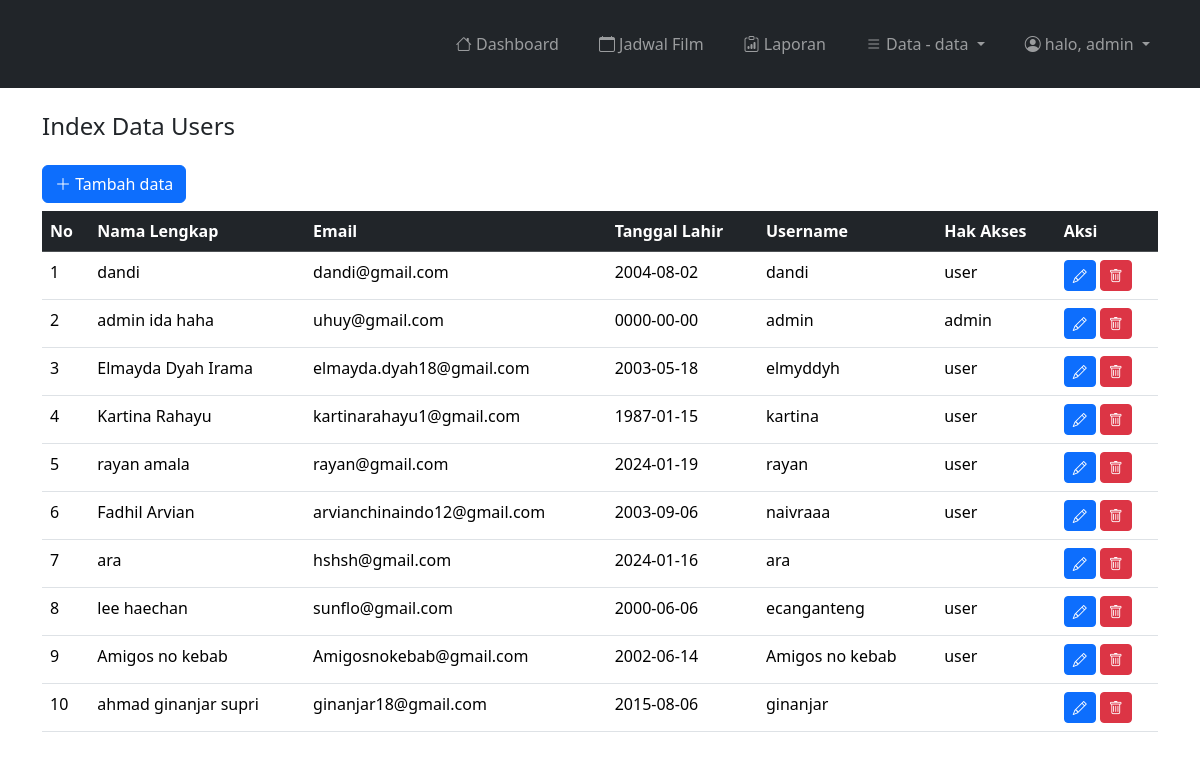
Page /admin/users_index.php (signed in) on the committed database.
### tables this page shows
CREATE TABLE `users` (
  `id_user` int(11) NOT NULL,
  `namaLengkap` varchar(50) NOT NULL,
  `email` varchar(100) NOT NULL,
  `provinsi` varchar(100) NOT NULL,
  `kota` varchar(100) NOT NULL,
  `jk` varchar(20) NOT NULL,
  `tLahir` date NOT NULL,
  `username` varchar(50) NOT NULL,
  `password` varchar(255) NOT NULL,
  `hakAkses` varchar(20) NOT NULL
);

### admin/users_index.php (the view)
<?php include "navbar.php"; ?>
<div class="container mt-4">
    <h4>Index Data Users</h4>
    <div class="table-responsive mt-4">
        <a href="users_tambah.php" class="btn btn-primary"><i class="bi bi-plus-lg"></i> Tambah data </a>
        <table class="table table-stripped table-hover mt-2">
            <thead class="table-dark">
                <tr>
                    <th scope="col">No</th>
                    <th scope="col">Nama Lengkap</th>
                    <th scope="col">Email</th>
                    <th scope="col">Tanggal Lahir</th>
                    <th scope="col">Username</th>
                    <th scope="col">Hak Akses</th>
                    <th>Aksi</th>
                </tr>
            </thead>
            <?php
            include "../koneksi.php";
            $no = 1;
            $users = "SELECT * FROM users";
            $query = mysqli_query($koneksi, $users);
            while ($u = mysqli_fetch_array($query)) {
                ?>
                <tbody>
                    <tr>
                        <td>
                            <?= $no++; ?>
                        </td>
                        <td>
                            <?= $u['namaLengkap']; ?>
                        </td>
                        <td>
                            <?= $u['email']; ?>
                        </td>
                        <td>
                            <?= $u['tLahir']; ?>
                        </td>
                        <td>
                            <?= $u['username']; ?>
                        </td>
                        <td>
                            <?= $u['hakAkses']; ?>
                        </td>
                        <td colspan="2">
                            <a href="users_edit.php?id_user=<?= $u['id_user']; ?>" class="btn btn-primary btn-sm"><i
                                    class="bi bi-pencil"></i> </a>
                            <a href="users_delete.php?id_user=<?= $u['id_user']; ?>" class="btn btn-danger btn-sm hapus"><i
                                    class="bi bi-trash"></i></a>
                        </td>
                    </tr>
                </tbody>
            <?php } ?>
        </table>
    </div>
</div>
<?php include "footer.php"; ?>

### rows in the picture
users: namaLengkap "dandi", email "dandi@gmail.com", tLahir "2004-08-02", username "dandi", hakAkses "user"
users: namaLengkap "admin ida haha", email "uhuy@gmail.com", tLahir "0000-00-00", username "admin", hakAkses "admin"
users: namaLengkap "Elmayda Dyah Irama", email "elmayda.dyah18@gmail.com", tLahir "2003-05-18", username "elmyddyh", hakAkses "user"
users: namaLengkap "Kartina Rahayu", email "kartinarahayu1@gmail.com", tLahir "1987-01-15", username "kartina", hakAkses "user"
users: namaLengkap "rayan amala", email "rayan@gmail.com", tLahir "2024-01-19", username "rayan", hakAkses "user"
users: namaLengkap "Fadhil Arvian", email "arvianchinaindo12@gmail.com", tLahir "2003-09-06", username "naivraaa", hakAkses "user"
users: namaLengkap "ara", email "hshsh@gmail.com", tLahir "2024-01-16", username "ara"
users: namaLengkap "lee haechan", email "sunflo@gmail.com", tLahir "2000-06-06", username "ecanganteng", hakAkses "user"
users: namaLengkap "Amigos no kebab", email "Amigosnokebab@gmail.com", tLahir "2002-06-14", username "Amigos no kebab", hakAkses "user"
users: namaLengkap "ahmad ginanjar supri", email "ginanjar18@gmail.com", tLahir "2015-08-06", username "ginanjar"

### other values in the picture
$_SESSION['username'] "admin"
